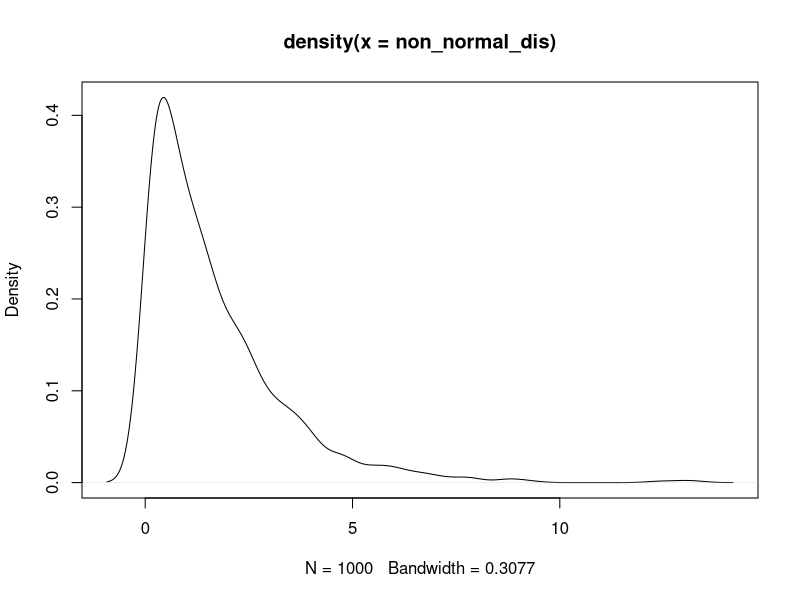
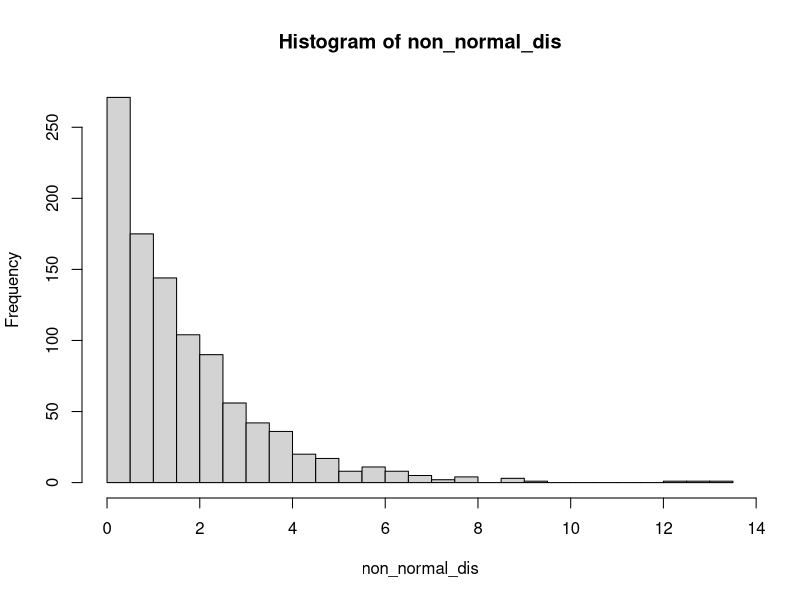
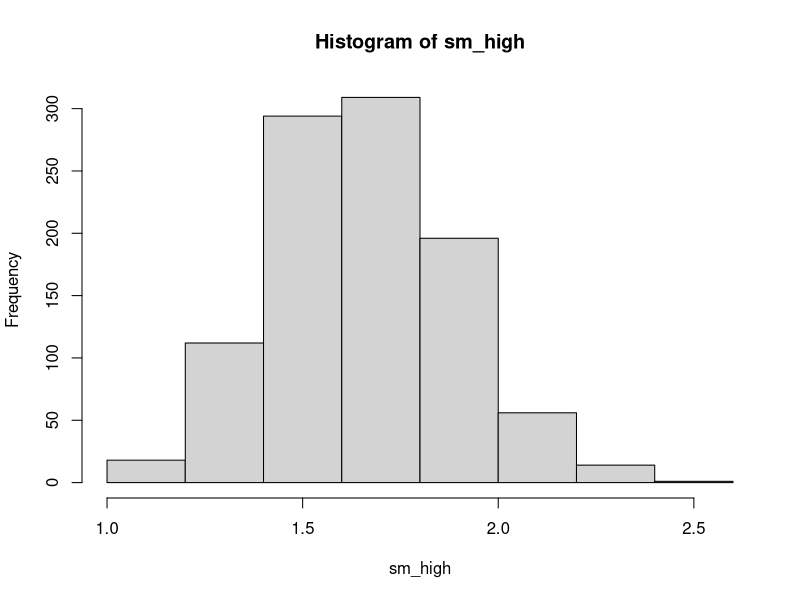
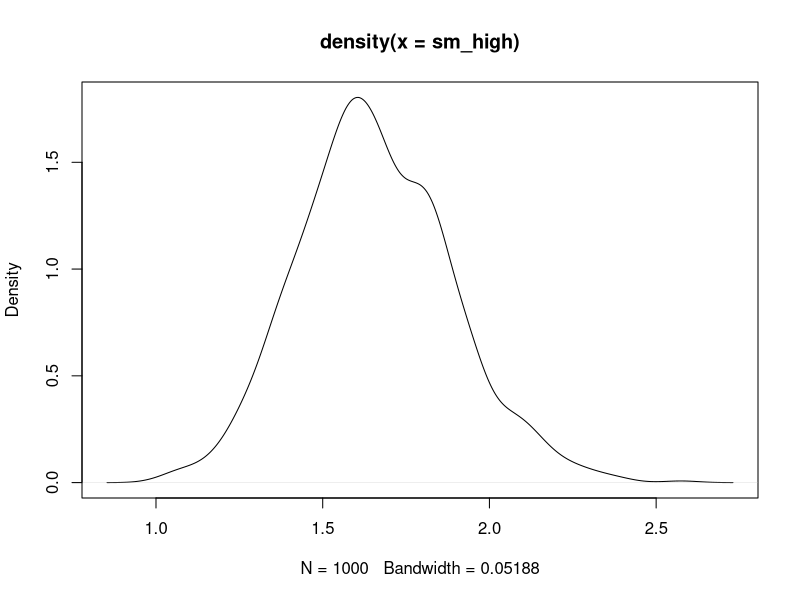
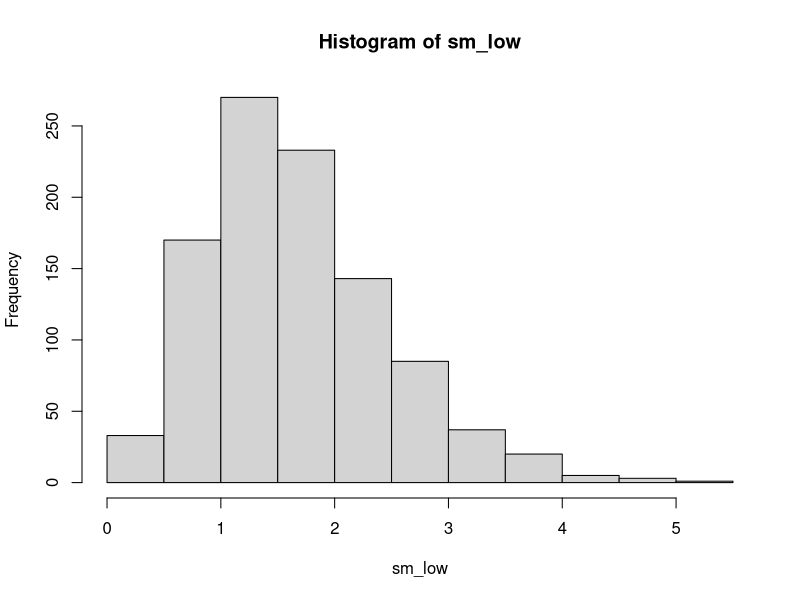
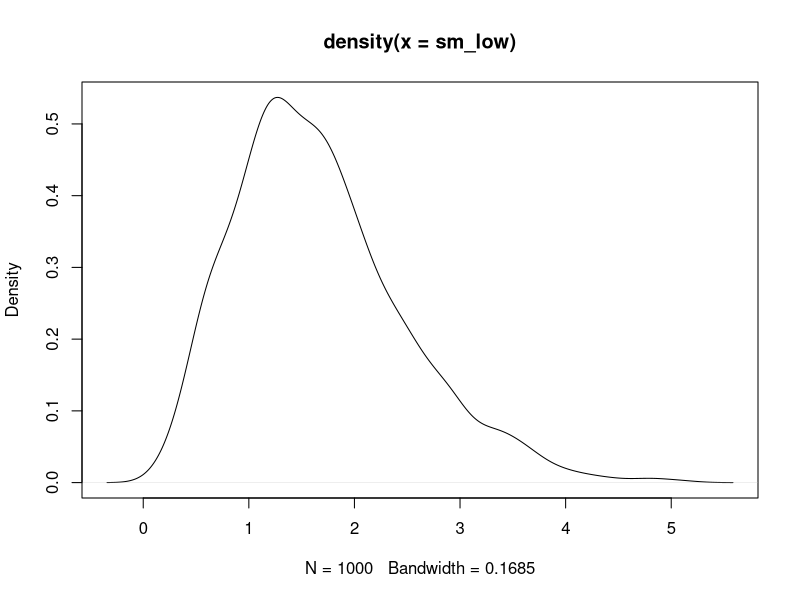
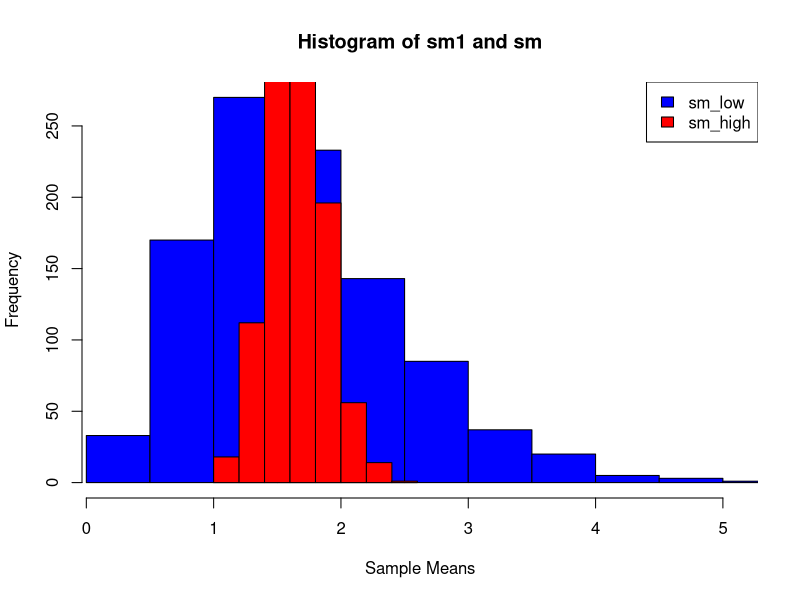
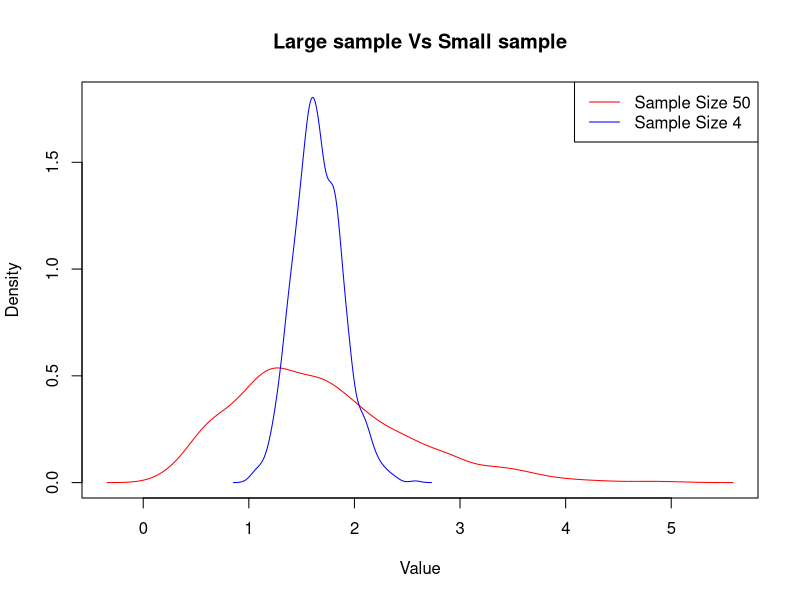

Write R code to recreate these figures, in order.
## ---- chunk 1
knitr::opts_chunk$set(echo = TRUE)
## ---- chunk 2
    p_ff <- (0.5 * 0.3) + 0.25 * 0.7
    p_ff
## ---- chunk 3
# Using Baye's Theorem: 
 P_I_FF <-  (0.5 * 0.3)/p_ff

 sprintf("The chance of identical twins both being female is %.2f%%", P_I_FF * 100)

## ---- chunk 4
p_H_geq_62_B <- sum(dbinom(62:100, size = 100, prob = 0.55))# P(H≥62|B)
p_H_geq_62_B
## ---- chunk 5
p_H_geq_62_U_times_p_U <- 0.01048 * 0.95 #P(H≥62|U) × P(U)
p_H_geq_62_U_times_p_U
## ---- chunk 6
p_H_geq_62 <- p_H_geq_62_U_times_p_U + p_H_geq_62_B #P(H≥ 62) = P(H≥62∣U)×P(U)+P(H≥62∣B)×P(B
p_H_geq_62
## ---- chunk 7
# Probability that the coin is unbiased given that it tossed 62 or more heads out of 100 tosses
p_U_given_H_geq_62 <- p_H_geq_62_U_times_p_U / p_H_geq_62
sprintf("The probability of a coin tossed 62 or more and still is unbiased is %f%s", p_U_given_H_geq_62*100, "%")
## ---- chunk 8
# Generate a dataset of 1000 numbers following an exponential distribution with rate parameter 0.6
num_samples <- 1000
non_normal_dis <- rexp(num_samples, rate = 0.6)

# Plot the density of the exponential distribution
plot(density(non_normal_dis))


## ---- chunk 9
# Summary of the exponential distribution
summary(non_normal_dis)

# Standard deviation of the exponential distribution
sd(non_normal_dis)

# Histogram of the exponential distribution with 30 bins
hist(non_normal_dis, breaks = 30)
## ---- chunk 10
#Sample Size == 50(LARGE)

# Array for sample means
sm_high <- c()
#In next 1000 time each sample number will generate 50 sample number means
for( i in 1:1000) {
    sm_high <- append(sm_high, mean(sample(non_normal_dis,50)))
    }
#Summarlize  sm1
sum_sm_high <-summary(sm_high)
sum_sm_high
#generate a histgram for sm1 
hist(sm_high)
#Plotting
plot(density(sm_high))

## ---- chunk 11
#Sample Size == 4 (SMALL)

# Array for sample means
sm_low <- c()

#In next 1000 times, each sample number will generate 4 sample number means
for(i in 1:1000) {
    # Appending each mean of non_normal_dis to sm list
    sm_low <- append(sm_low, mean(sample(non_normal_dis, 4)))
}

# Summarize sm 
sum_sm_low <- summary(sm_low) 
sum_sm_low
#generate a histgram for sm1 
hist(sm_low)
#Plotting
plot(density(sm_low))


## ---- chunk 12
# Combine the summaries
combined_summary <- rbind(sum_sm_high, sum_sm_low)
rownames(combined_summary) <- c("Summary of sm_high", "Summary of sm_low")
print(combined_summary)

# Plotting histogram of sm1 and sm together
hist(sm_low, col = "blue", main = "Histogram of sm1 and sm", xlab = "Sample Means", ylab = "Frequency", xlim = range(c(sm_high, sm_low)))
hist(sm_high, col = "red", add = TRUE)
legend("topright", legend=c("sm_low", "sm_high"), fill=c("blue", "red"))


# Create the density plots for both samples
sm_low_d <- density(sm_low)
sm_high_d <- density(sm_high)

# Determine the plotting range
x_min <- min(min(sm_low_d$x), min(sm_high_d$x))
x_max <- max(max(sm_low_d$x), max(sm_high_d$x))
y_min <- min(min(sm_low_d$y), min(sm_high_d$y))
y_max <- max(max(sm_low_d$y), max(sm_high_d$y))

# Create a new plot with the appropriate range and margins
plot(x = c(x_min, x_max), y = c(y_min, y_max), type = "n", 
     main = "Large sample Vs Small sample", xlab = "Value", ylab = "Density")

# Plot the density curves
lines(sm_low_d, col = "red")
lines(sm_high_d, col = "blue")

# Add a legend
legend("topright", legend=c("Sample Size 50", "Sample Size 4"), col=c("red", "blue"), lty=1)
